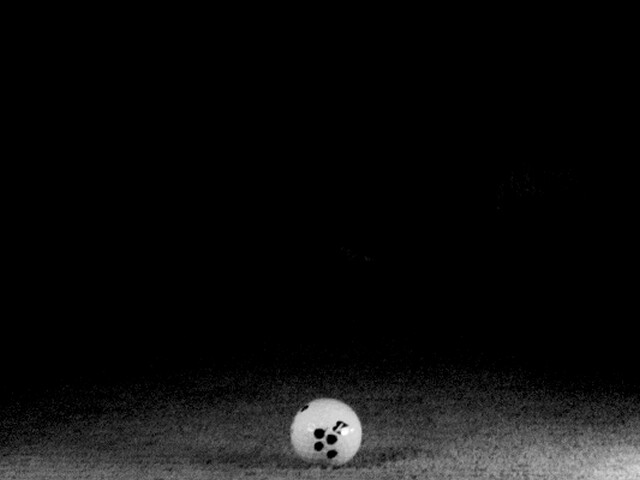
#> input picture BallSnapshotTest/BallTest1.jpg, 640 x 480 px
$ python test_current_snapshot.py
#> lines starting #> are read from the running program, lines starting #| are printed output that depends on the picture; after the words box and inside, x2 and y2 are one past the last pixel; in counts of white or black regions, pixels touching at a corner belong together
#!/usr/bin/env python3
"""Test ball detection on the current snapshot image"""

import cv2
import numpy as np
from collections import deque

# Load the snapshot image
img_path = "BallSnapshotTest/BallTest1.jpg"
frame = cv2.imread(img_path)
#> frame is the input picture: shape (480, 640, 3); min 0, max 255, mean 13

if frame is None:
    print(f"❌ Could not load image: {img_path}")
    exit(1)

print(f"📸 Testing detection on: {img_path}")
print(f"   Image size: {frame.shape[1]}x{frame.shape[0]}")
#|    Image size: 640x480

# Convert to grayscale
gray = cv2.cvtColor(frame, cv2.COLOR_BGR2GRAY)

# Show brightness stats
print(f"\n📊 Brightness stats:")
print(f"   Min: {gray.min()}, Max: {gray.max()}, Mean: {gray.mean():.1f}")
#|    Min: 0, Max: 255, Mean: 13.0

# === CLAHE PREPROCESSING ===
clahe = cv2.createCLAHE(clipLimit=6.0, tileGridSize=(6, 6))
enhanced_gray = clahe.apply(gray)

print(f"   After CLAHE - Min: {enhanced_gray.min()}, Max: {enhanced_gray.max()}, Mean: {enhanced_gray.mean():.1f}")
#|    After CLAHE - Min: 2, Max: 255, Mean: 28.5

# === BRIGHTNESS DETECTION ===
threshold = 50
_, bright_mask = cv2.threshold(enhanced_gray, threshold, 255, cv2.THRESH_BINARY)
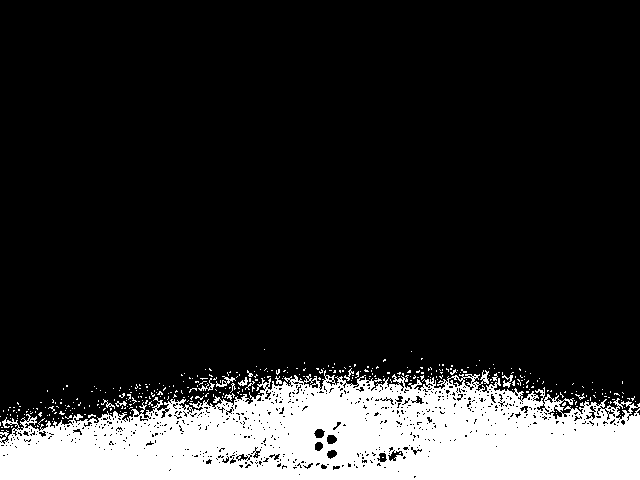
#> bright_mask: shape (480, 640); 16.4% white; 373 white regions (360 under 20 px), largest, box (x1, y1, x2, y2) and area: (0, 370, 640, 480) 48697, (216, 376, 236, 387) 77, (502, 375, 513, 388) 64

# Clean up noise
kernel = cv2.getStructuringElement(cv2.MORPH_ELLIPSE, (5, 5))
bright_mask = cv2.morphologyEx(bright_mask, cv2.MORPH_OPEN, kernel)
#> bright_mask: shape (480, 640); 13.9% white; 15 white regions (6 under 20 px), largest, box (x1, y1, x2, y2) and area: (0, 384, 640, 480) 42419, (581, 405, 591, 418) 66, (545, 400, 555, 408) 52
bright_mask = cv2.morphologyEx(bright_mask, cv2.MORPH_CLOSE, kernel)
#> bright_mask: shape (480, 640); 14.6% white; 2 white regions, box (x1, y1, x2, y2) and area: (0, 380, 640, 480) 44825, (441, 387, 457, 394) 49

# === EDGE DETECTION ===
edges = cv2.Canny(enhanced_gray, 50, 150)
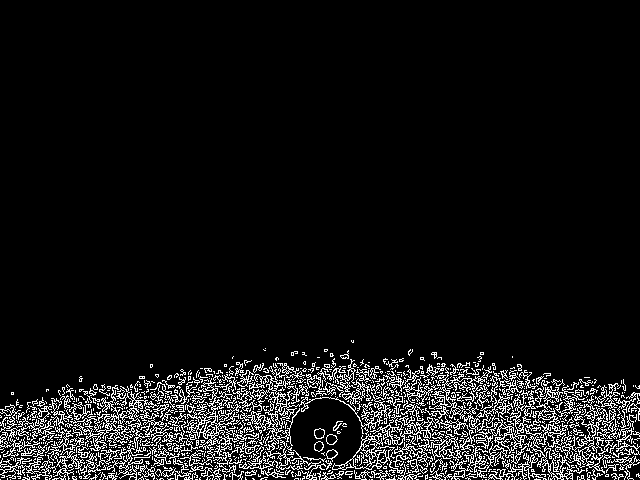
#> edges: shape (480, 640); 7.9% white in thin lines or dots, all inside (x1, y1, x2, y2) = (0, 340, 640, 480)

# Combine
combined = cv2.bitwise_or(bright_mask, edges)
#> combined: shape (480, 640); 17.4% white; 326 white regions (271 under 20 px), largest, box (x1, y1, x2, y2) and area: (0, 359, 640, 480) 49585, (595, 383, 620, 409) 156, (0, 404, 21, 432) 146
blurred = cv2.GaussianBlur(combined, (9, 9), 2)
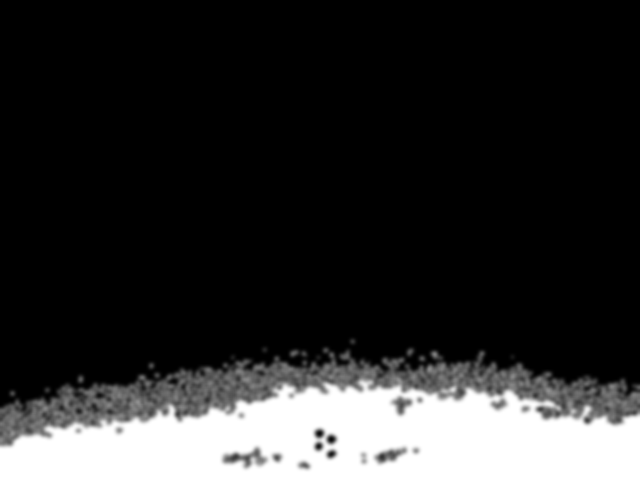
#> blurred: shape (480, 640); min 0, max 255, mean 44.3

print(f"\n🔍 Running HoughCircles detection...")

# === ULTRA-SENSITIVE CIRCLE DETECTION ===
param2_values = [10, 8, 12, 15, 7, 6, 5]
circles_found = None

for param2 in param2_values:
    circles = cv2.HoughCircles(
        blurred,
        cv2.HOUGH_GRADIENT,
        dp=1,
        minDist=50,
        param1=20,
        param2=param2,
        minRadius=10,
        maxRadius=250
    )

    if circles is not None:
        circles_found = circles
        print(f"   ✅ Found {len(circles[0])} circles with param2={param2}")
        break
    else:
        print(f"   ❌ No circles with param2={param2}")
#> this loop made 1 pass
#|    ✅ Found 64 circles with param2=10

if circles_found is not None:
    circles_found = np.uint16(np.around(circles_found))
#> circles_found = 64 rows, first 8: [184, 208, 203], [100, 198, 222], [108, 248, 171], [230, 250, 152], [158, 254, 168], [306, 452, 101], [382, 182, 204], [482, 478, 118]

    # Show all detected circles
    print(f"\n🎯 Detected circles:")
    for i, circle in enumerate(circles_found[0]):
        x, y, r = int(circle[0]), int(circle[1]), int(circle[2])

        # Get ball region stats
        y1 = max(0, y - r)
        y2 = min(gray.shape[0], y + r)
        x1 = max(0, x - r)
        x2 = min(gray.shape[1], x + r)

        region = gray[y1:y2, x1:x2]

        if region.size > 0:
            region_brightness = region.mean()
            print(f"   Circle {i+1}: x={x}, y={y}, radius={r}px, brightness={region_brightness:.1f}")

            # Draw on frame
            color = (0, 255, 0) if i == 0 else (0, 255, 255)  # First circle green, others yellow
            cv2.circle(frame, (x, y), r, color, 3)
            cv2.circle(frame, (x, y), 3, color, -1)
            cv2.putText(frame, f"#{i+1} r={r}", (x + r + 5, y),
                       cv2.FONT_HERSHEY_SIMPLEX, 0.6, color, 2)
#> this loop made 64 passes
#> (x, y, r, y1, y2, x1, x2, region_brightness) on passes 1 to 12: (184, 208, 203, 5, 411, 0, 387, 1.71), (100, 198, 222, 0, 420, 0, 322, 2), (108, 248, 171, 77, 419, 0, 279, 1.51), (230, 250, 152, 98, 402, 78, 382, 1.34), (158, 254, 168, 86, 422, 0, 326, 2.93), (306, 452, 101, 351, 480, 205, 407, 56.82), (382, 182, 204, 0, 386, 178, 586, 0.399), (482, 478, 118, 360, 480, 364, 600, 58.69), (226, 460, 92, 368, 480, 134, 318, 49.35), (524, 244, 154, 90, 398, 370, 640, 1.13), (264, 202, 212, 0, 414, 52, 476, 2.4), (366, 234, 156, 78, 390, 210, 522, 0.814)
#|    Circle 1: x=184, y=208, radius=203px, brightness=1.7
#|    Circle 2: x=100, y=198, radius=222px, brightness=2.0
#|    Circle 3: x=108, y=248, radius=171px, brightness=1.5
#|    Circle 4: x=230, y=250, radius=152px, brightness=1.3
#|    Circle 5: x=158, y=254, radius=168px, brightness=2.9
#|    Circle 6: x=306, y=452, radius=101px, brightness=56.8
#|    Circle 7: x=382, y=182, radius=204px, brightness=0.4
#|    Circle 8: x=482, y=478, radius=118px, brightness=58.7
#> (further printed lines are left out)
#> pass 1, `region = gray[y1:y2, x1:x2]`:
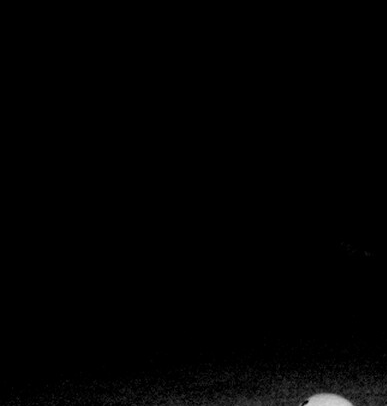
#> region: shape (406, 387); min 0, max 213, mean 1.7
#> pass 2, `region = gray[y1:y2, x1:x2]`:
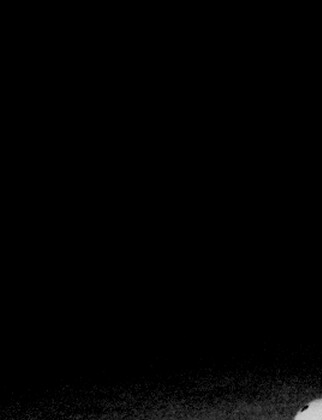
#> region: shape (420, 322); min 0, max 209, mean 2
#> pass 3, `region = gray[y1:y2, x1:x2]`:
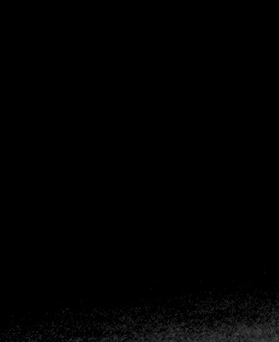
#> region: shape (342, 279); min 0, max 71, mean 1.5
#> after the loop:
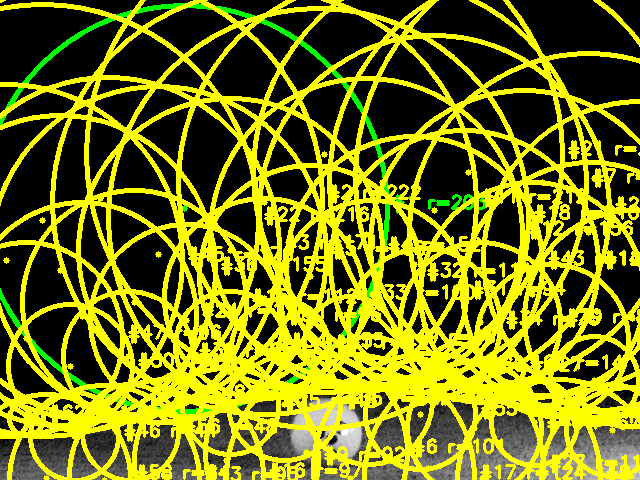
#> frame: shape (480, 640, 3); mean B, G, R 6.9, 120.6, 117.6

    # Save result
    output_path = "test_current_snapshot_result.jpg"
    cv2.imwrite(output_path, frame)
    print(f"\n✅ Result saved to: {output_path}")
    print(f"   First circle (ball): x={circles_found[0][0][0]:.0f}, y={circles_found[0][0][1]:.0f}, r={circles_found[0][0][2]:.0f}")
#|    First circle (ball): x=184, y=208, r=203

    # Show what will happen
    print(f"\n🎯 DETECTION STATUS:")
    print(f"   ✅ Ball WILL be detected and locked GREEN")
    print(f"   ✅ Lock time: ~5 frames (0.05-0.17 seconds)")
    print(f"   ✅ Ready to capture on ball movement >20px/frame")

else:
    print(f"\n❌ NO CIRCLES DETECTED")
    print(f"   Ball detection will show RED status")
    print(f"   Need to adjust detection parameters")

    # Save debug images
    cv2.imwrite("test_snapshot_gray.jpg", gray)
    cv2.imwrite("test_snapshot_clahe.jpg", enhanced_gray)
    cv2.imwrite("test_snapshot_bright_mask.jpg", bright_mask)
    cv2.imwrite("test_snapshot_edges.jpg", edges)
    cv2.imwrite("test_snapshot_combined.jpg", combined)
    cv2.imwrite("test_snapshot_blurred.jpg", blurred)
    print(f"   Debug images saved: test_snapshot_*.jpg")

$ run again, with BallSnapshotTest/capture_clahe2.jpg copied over BallSnapshotTest/BallTest1.jpg
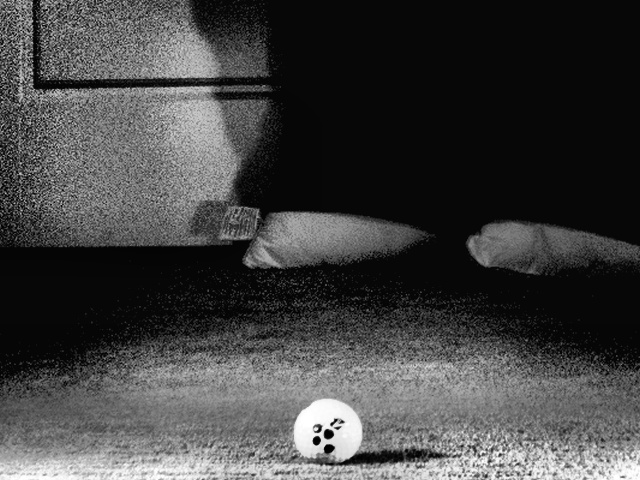
#> input picture BallSnapshotTest/capture_clahe2.jpg, 640 x 480 px
#> frame is the input picture: shape (480, 640, 3); min 0, max 255, mean 65.8
#|    Image size: 640x480
#|    Min: 0, Max: 255, Mean: 65.8
#|    After CLAHE - Min: 0, Max: 255, Mean: 82.3
#> `_, bright_mask = cv2.threshold(enhanced_gray, threshold, 255, cv2.THRE..`:
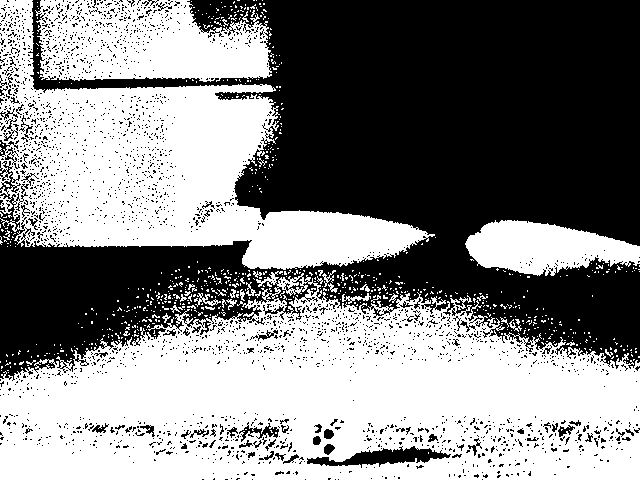
#> bright_mask: shape (480, 640); 52.4% white; 2672 black regions (2598 under 20 px), largest, box (x1, y1, x2, y2) and area: (0, 0, 640, 381) 134547, (307, 446, 451, 468) 1383, (239, 422, 279, 442) 263
#> edges: shape (480, 640); 23% white in thin lines or dots
#> combined: shape (480, 640); 52.9% white; 252 black regions (204 under 20 px), largest, box (x1, y1, x2, y2) and area: (0, 0, 640, 384) 138034, (343, 446, 446, 468) 1117, (0, 11, 25, 106) 953
#> the loop `for param2 in param2_values:` made 1 pass
#|    ✅ Found 94 circles with param2=10
#> circles_found = 94 rows, first 8: [162, 170, 158], [150, 112, 134], [68, 156, 200], [204, 124, 194], [134, 212, 126], [464, 132, 196], [270, 480, 212], [318, 432, 166]
#> the loop `for i, circle in enumerate(circles_found[0]):` made 94 passes
#> (x, y, r, y1, y2, x1, x2, region_brightness) on passes 1 to 8: (162, 170, 158, 12, 328, 4, 320, 68.84), (150, 112, 134, 0, 246, 16, 284, 94.32), (68, 156, 200, 0, 356, 0, 268, 72.57), (204, 124, 194, 0, 318, 10, 398, 60.43), (134, 212, 126, 86, 338, 8, 260, 71.08), (464, 132, 196, 0, 328, 268, 640, 18.08), (270, 480, 212, 268, 480, 58, 482, 94.35), (318, 432, 166, 266, 480, 152, 484, 98.89)
#> (printed output is left out)
#> after the loop `for i, circle in enumerate(circles_found[0]):`:
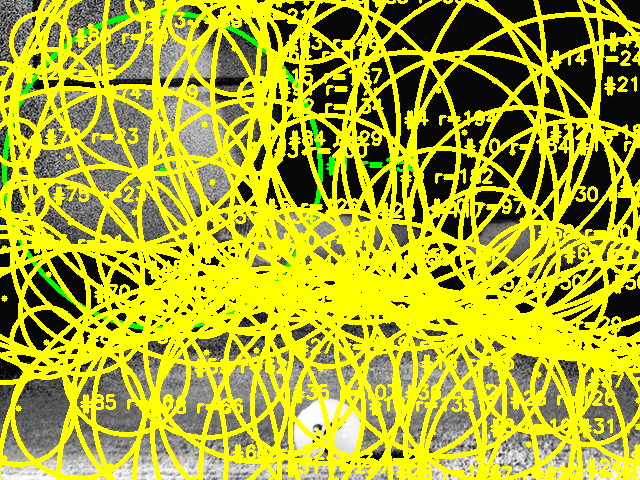
#> frame: shape (480, 640, 3); mean B, G, R 32.3, 174.2, 172.4
#|    First circle (ball): x=162, y=170, r=158

$ run again, with BallSnapshotTest/capture_first_frame.jpg copied over BallSnapshotTest/BallTest1.jpg
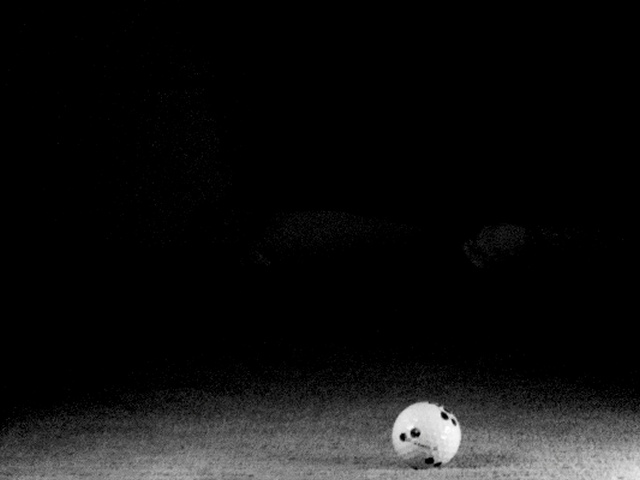
#> input picture BallSnapshotTest/capture_first_frame.jpg, 640 x 480 px
#> frame is the input picture: shape (480, 640, 3); mean B, G, R 16.8, 16.8, 16.8
#|    Image size: 640x480
#|    Min: 0, Max: 255, Mean: 16.8
#|    After CLAHE - Min: 1, Max: 255, Mean: 29.0
#> edges: shape (480, 640); 8.8% white in thin lines or dots, all inside (x1, y1, x2, y2) = (0, 65, 640, 480)
#> combined: shape (480, 640); 18.5% white; 504 white regions (426 under 20 px), largest, box (x1, y1, x2, y2) and area: (0, 362, 640, 480) 50642, (279, 212, 312, 251) 284, (289, 208, 342, 232) 242
#> the loop `for param2 in param2_values:` made 1 pass
#|    ✅ Found 91 circles with param2=10
#> circles_found = 91 rows, first 8: [400, 156, 227], [184, 276, 134], [322, 300, 92], [28, 246, 184], [238, 266, 139], [100, 270, 154], [356, 180, 204], [76, 188, 244]
#> the loop `for i, circle in enumerate(circles_found[0]):` made 91 passes
#> (x, y, r, y1, y2, x1, x2, region_brightness) on passes 1 to 8: (400, 156, 227, 0, 383, 173, 627, 0.543), (184, 276, 134, 142, 410, 50, 318, 1.99), (322, 300, 92, 208, 392, 230, 414, 2.13), (28, 246, 184, 62, 430, 0, 212, 2.49), (238, 266, 139, 127, 405, 99, 377, 2.07), (100, 270, 154, 116, 424, 0, 254, 2.57), (356, 180, 204, 0, 384, 152, 560, 0.645), (76, 188, 244, 0, 432, 0, 320, 3.42)
#> (printed output is left out)
#> pass 1, `region = gray[y1:y2, x1:x2]`:
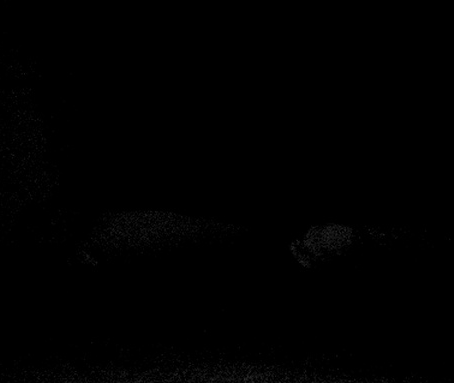
#> region: shape (383, 454); min 0, max 46, mean 0.5
#> after the loop `for i, circle in enumerate(circles_found[0]):`:
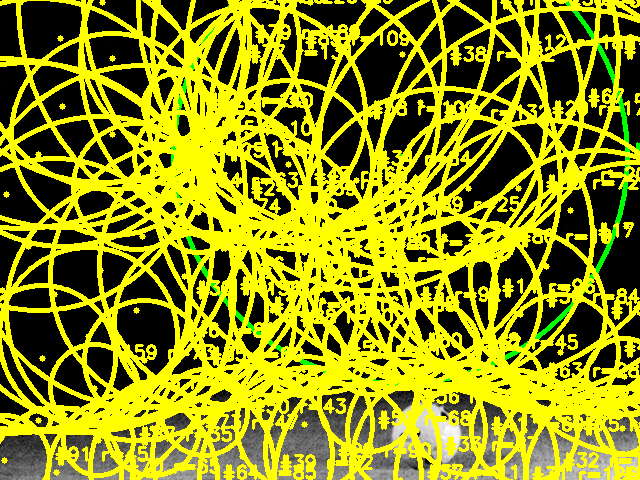
#> frame: shape (480, 640, 3); mean B, G, R 8.1, 145.2, 143.4
#|    First circle (ball): x=400, y=156, r=227
